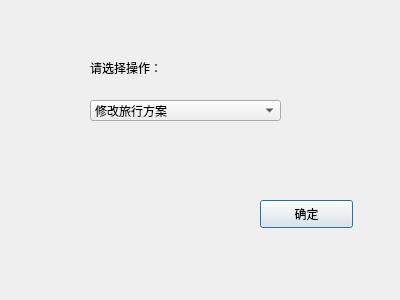
<?xml version="1.0" encoding="UTF-8"?>
<ui version="4.0">
 <class>LoginOptionDlg</class>
 <widget class="QDialog" name="LoginOptionDlg">
  <property name="geometry">
   <rect>
    <x>0</x>
    <y>0</y>
    <width>400</width>
    <height>300</height>
   </rect>
  </property>
  <property name="windowTitle">
   <string>Dialog</string>
  </property>
  <widget class="QComboBox" name="optionCbx">
   <property name="geometry">
    <rect>
     <x>90</x>
     <y>100</y>
     <width>191</width>
     <height>21</height>
    </rect>
   </property>
   <item>
    <property name="text">
     <string>修改旅行方案</string>
    </property>
   </item>
   <item>
    <property name="text">
     <string>新建项目</string>
    </property>
   </item>
   <item>
    <property name="text">
     <string>新建项目2</string>
    </property>
   </item>
  </widget>
  <widget class="QPushButton" name="OKbtm">
   <property name="geometry">
    <rect>
     <x>260</x>
     <y>200</y>
     <width>93</width>
     <height>28</height>
    </rect>
   </property>
   <property name="text">
    <string>确定</string>
   </property>
  </widget>
  <widget class="QLabel" name="label">
   <property name="geometry">
    <rect>
     <x>90</x>
     <y>60</y>
     <width>161</width>
     <height>16</height>
    </rect>
   </property>
   <property name="text">
    <string>请选择操作：</string>
   </property>
  </widget>
 </widget>
 <resources/>
 <connections/>
</ui>
